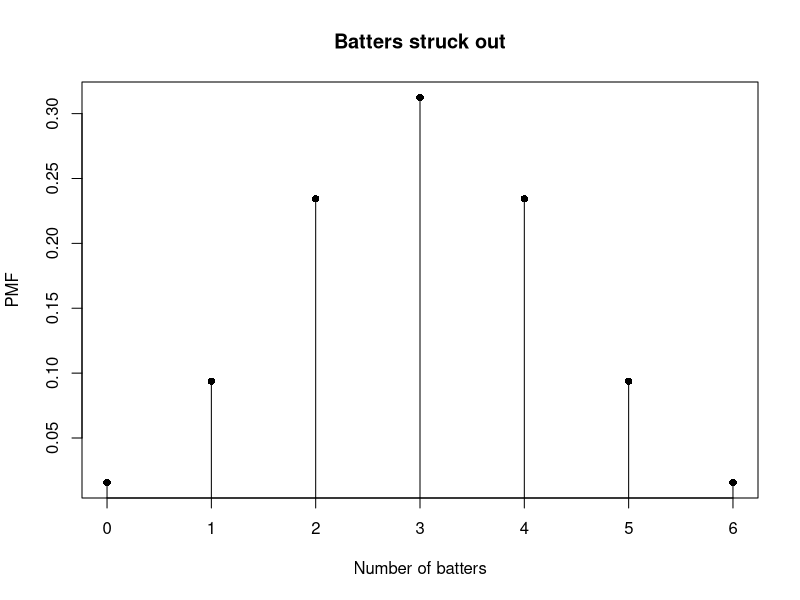
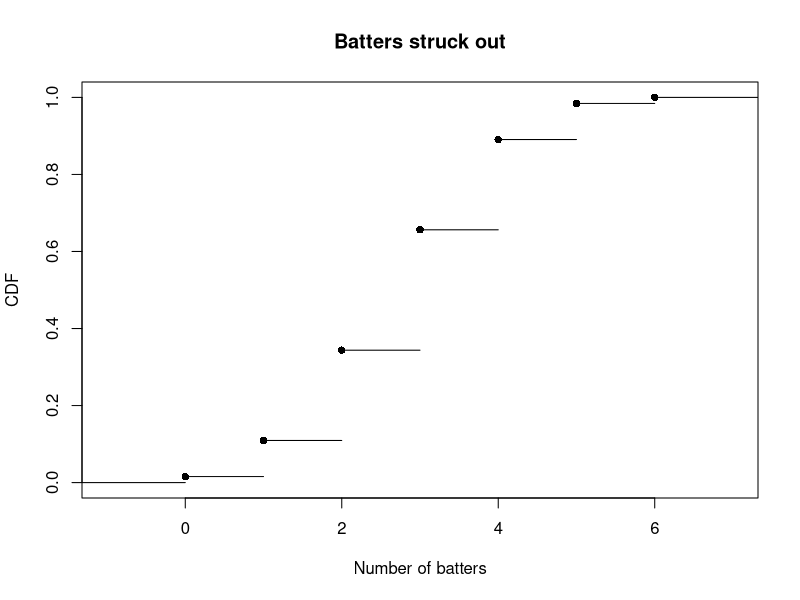
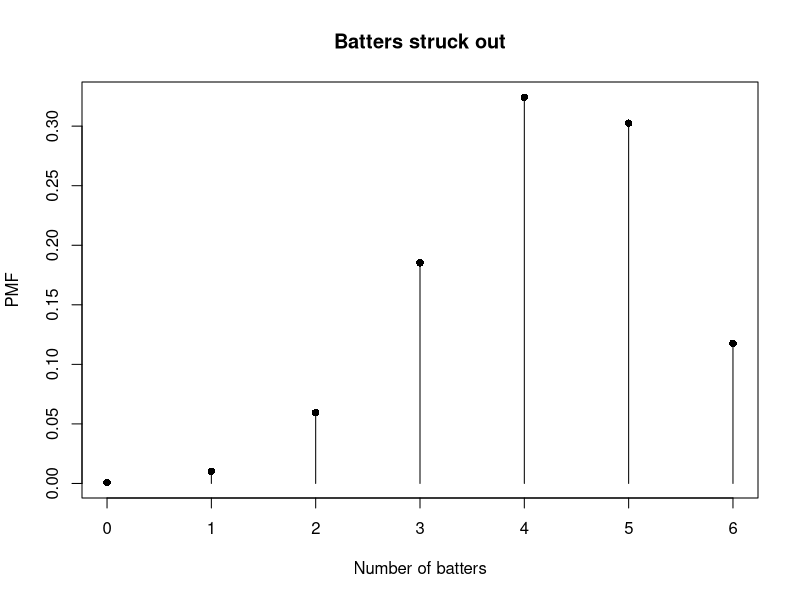
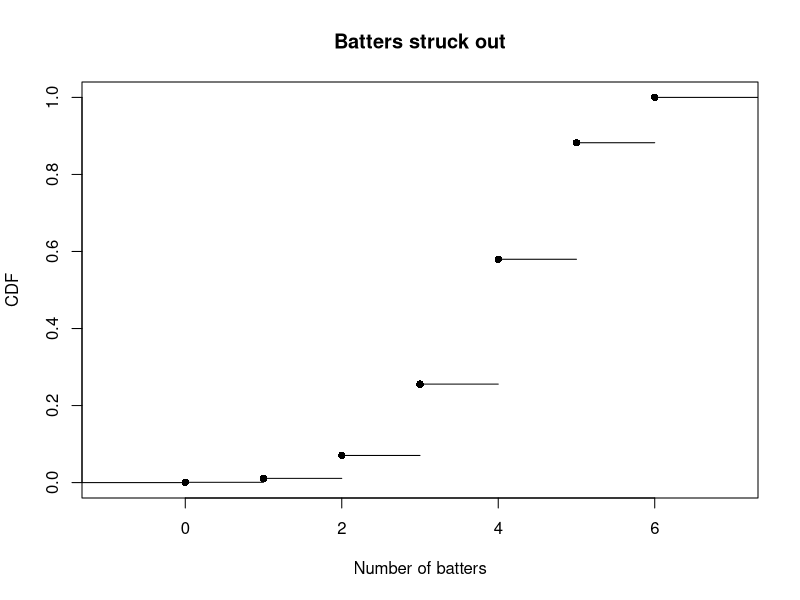
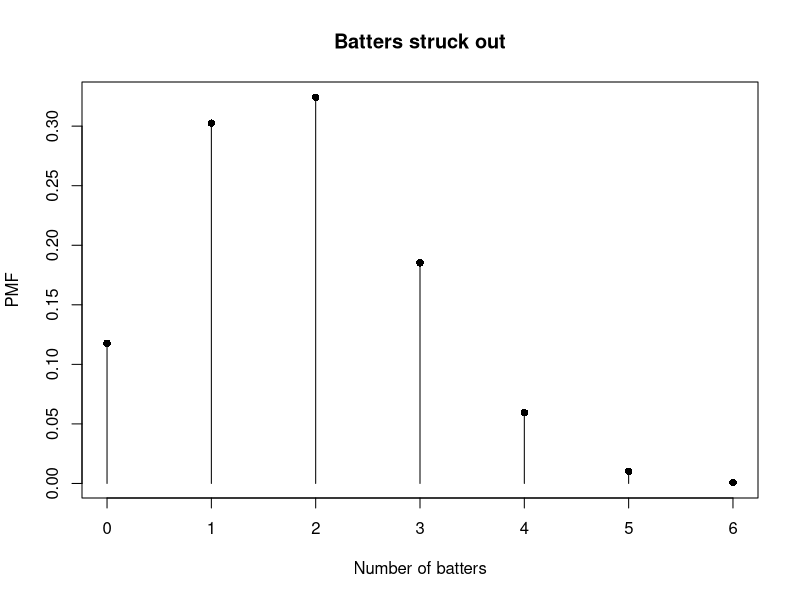
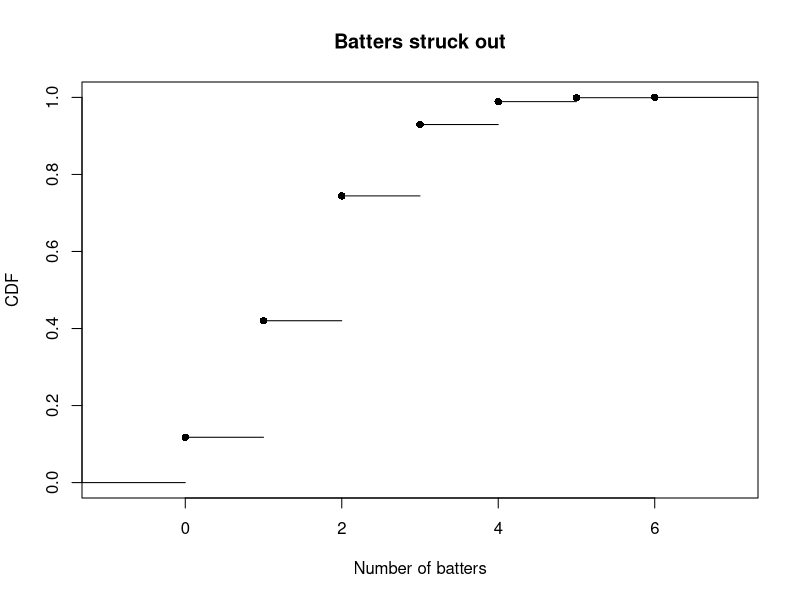
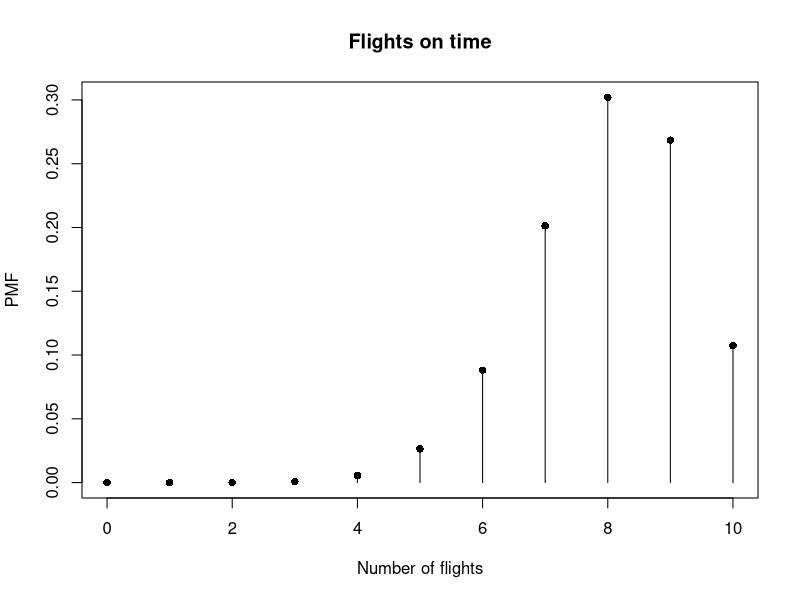
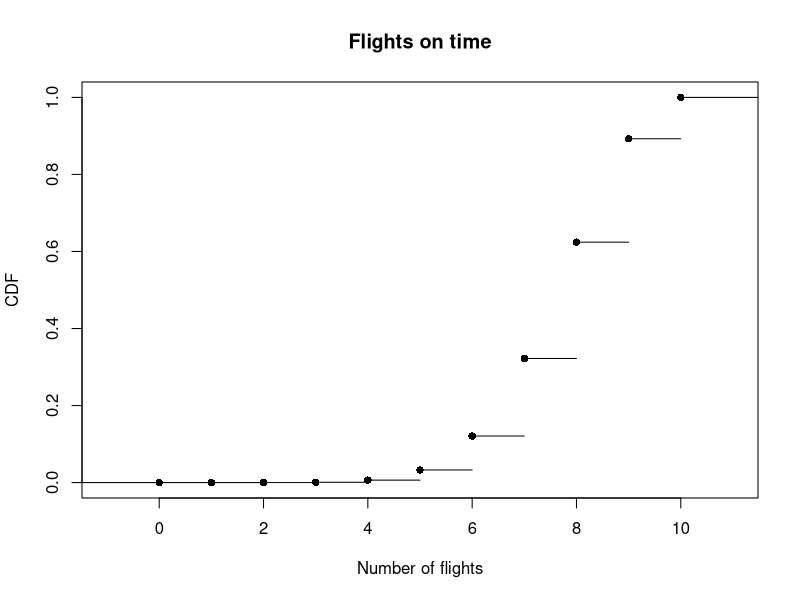

Generate these figures, in order, with R:
#dunif D for probability mass function (PMF) for continuous data

#punif for cumulative distribution function (CDF) for discrete uniform

#qunif quantile function (inverse of punif) returns values based upon CDF input

#dbinom for binomial distribution
# n = number of trials
# p = the probability of success
# x = how many times you want it to be successful

# 5 trails, 0.5 for success, probabilitiy it succeeds 3 times
# n <- 5; p <- 1/2
# dbinom(3, size = n, prob = p)

#rbinom is random numbers according to the binomial distribution

# Part 1)
# a)
# number of batters is 6, chance to strike-out is 1/2
n <- 6; p <- 1/2

# Probability distribution and plot
heights <- dbinom(0:n, size = n, prob = p)
heights

plot(0:n, heights, type = "h",
     main = "Batters struck out", xlab = "Number of batters",
     ylab = "PMF")
points(0:n, heights, pch = 16)

# b)
# Plotting the CDF
cdf <- c(0, cumsum(heights))

cdfplot <- stepfun(0:n, cdf)
plot(cdfplot, verticals = FALSE, pch = 16,
     main = "Batters struck out", xlab = "Number of batters", ylab = "CDF")

# c)
# Setup variables
n <- 6; p <- 0.7

# Probability distribution and plot
heights <- dbinom(0:n, size = n, prob = p)
heights

plot(0:n, heights, type = "h",
     main = "Batters struck out", xlab = "Number of batters",
     ylab = "PMF")
points(0:n, heights, pch = 16)

# CDF plot
cdf <- c(0, cumsum(heights))

cdfplot <- stepfun(0:n, cdf)
plot(cdfplot, verticals = FALSE, pch = 16,
     main = "Batters struck out", xlab = "Number of batters", ylab = "CDF")

# d)
# Setup variables
n <- 6; p <- 0.3

# Probability distribution and plot
heights <- dbinom(0:n, size = n, prob = p)
heights

plot(0:n, heights, type = "h",
     main = "Batters struck out", xlab = "Number of batters",
     ylab = "PMF")
points(0:n, heights, pch = 16)

# CDF plot
cdf <- c(0, cumsum(heights))

cdfplot <- stepfun(0:n, cdf)
plot(cdfplot, verticals = FALSE, pch = 16,
     main = "Batters struck out", xlab = "Number of batters", ylab = "CDF")

# e)
# The first distribution, 50%, is evenly distributed, highest between 2-4 which is the center of the chart. 
# The second, 70%, is left skewed meaning the lowest probability is between 0-2 and highest at 3-5.
# The last distribution, 30%, is right skewed. The highest is 1-3 and lowest is 4-6.

# Part 2)
# a)
# 10 flights, 80% arrive on time
n <- 10; p <- 0.8

# probability 4 flights arrive on time (0.005505024)
dbinom(4, size = n, prob = p)

# b) probability 4 or fewer arive on time (0.006369382)
pbinom(4, size = n, prob = p)

# c)
# Porbability distribution from 0 to 10 times
dbinom(0:n, size = n, prob = p)

# d)
# Plot the PMF
heights <- dbinom(0:n, size = n, prob = p)
plot(0:n, heights, type = "h",
     main = "Flights on time", xlab = "Number of flights",
     ylab = "PMF")
points(0:n, heights, pch = 16)

# Plot the CDF
cdf <- c(0, cumsum(heights))
cdfplot <- stepfun(0:n, cdf)
plot(cdfplot, verticals = FALSE, pch = 16,
     main = "Flights on time", xlab = "Number of flights", ylab = "CDF")

# Part 3)
# a)
# Probability of exactly 3 cars (0.00756655)
dpois(3, lambda = 10)

# b)
# Probability of at least 3 cars (0.9972306)
ppois(2, lambda = 10, lower.tail = FALSE)

# c)
# Probability of serving between 2 to 5 cars
ppois(5, lambda = 10) - ppois(2, lambda = 10)

# d)
# Store probability for the first 20 cars
pmf <- dpois(0:20, lambda = 10)
pmf

#Plot PMF
plot(0:20, pmf,type="h",
     xlab="first 20 cars", ylab="PMF", ylim = c(0, 0.15))
abline(h=0, col="red")

# Part 4)
# a) All answers interpreted as a continuous case so a min and max values are provided
score <- 60:100
prob <- rep(1/41, 41)
# i) 1/41
# ii) 1/41
# iii) 1/41

# b) Mean is 80, standard deviation is 11.97915
mean <- sum(score * prob)
stdDev <- sd(score)

# c) probability of getting a score between 60-70 is 0.2682927
sum(dunif(60:70, min = 60, max = 100))

# d) probability of getting a score greater than 80 is 0.5
punif(80, min = 60, max = 100, lower.tail = FALSE)

# e) probability of getting a score between 90-100 is 0.2682927
sum(dunif(90:100, min = 60, max = 100))

# part 5)
# a) Plot covering three standard deviations on either side of the mean
mu <- 100
sigma <- 10
x <- seq(65,135)
pdf <- dnorm(x, mean = mu, sd = sigma)

plot(x, pdf, type="l", col="red", 
     xlim=c(65,135), ylim=c(0,0.04),
     xaxt="n", yaxt="n",
     main="Dollars spent", xlab="Dollars", ylab="PDF")
axis(side = 1, at = c(70,80,90,100,110,120,130), 
     labels = TRUE) 
axis(side = 2, at = c(0,0.01,0.02,0.03,0.04,0.05), 
     labels = TRUE)

# b) Visitor spends more than $120: 0.02275013
pnorm(mu + 2*sigma, mean = mu, sd = sigma, lower.tail = FALSE)

# c) Visitor spends bnetween $80-$90: 0.1359051
pnorm(mu - sigma, mean = mu, sd = sigma) -
  pnorm(mu - 2*sigma, mean = mu, sd = sigma)

# d)
# Probability of spending within one standard deviation: 0.6826895
pnorm(mu + sigma, mean = mu, sd = sigma) -
  pnorm(mu - sigma, mean = mu, sd = sigma)

# Probability of spending within two standard deviations: 0.9544997
pnorm(mu + 2*sigma, mean = mu, sd = sigma) -
  pnorm(mu - 2*sigma, mean = mu, sd = sigma)

# Probability of spending within three standard deviations: 0.9973002
pnorm(mu + 3*sigma, mean = mu, sd = sigma) -
  pnorm(mu - 3*sigma, mean = mu, sd = sigma)

# e)
# The two values where 90% of the money spent will be about +/- 1.645 from the standard deviation $83.55 - $116.45
pnorm(mu + 1.645*sigma, mean = mu, sd = sigma) -
  pnorm(mu - 1.645*sigma, mean = mu, sd = sigma)

# f) Plot 10000 visitors using the above distribution
visitors <- rnorm(1000, mean = mu, sd = sigma)
visitors <- round(visitors)

plot(table(visitors), type = "h",
     main="Dollars spent", xlab="Dollars spent", ylab="Visitors")

# part 6)
# a) Next call within 2 minutes: 0.4511884
pexp(2/60, rate = 18)

# b) Next call within 5 minutes: 0.7768698
pexp(5/60, rate = 18)

# c) Next call between 2 to 5 minutes
pexp(5/60, rate=18)-
    pexp(2/60, rate=18)

# d) Plot the CDF
x <- seq(0,1, by=1/60)

cdf <- pexp(x, rate=18)
plot(x, cdf, type="l", col="red", 
     xlim=c(0,0.4))
